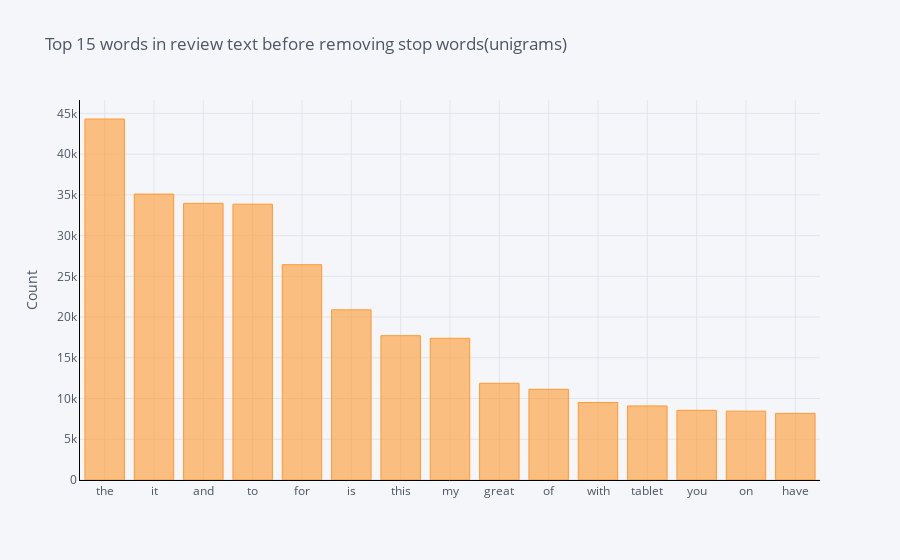

Write notebook code for a chart like this one.
### Code cell
def top_n_words(corpus, n=None):
    vec = CountVectorizer().fit(corpus)
    bag_of_words = vec.transform(corpus)
    sum_words = bag_of_words.sum(axis=0) 
    words_freq = [(word, sum_words[0, idx]) for word, idx in vec.vocabulary_.items()]
    words_freq =sorted(words_freq, key = lambda x: x[1], reverse=True)
    return words_freq[:n]
common_words = top_n_words(df['reviews.text'], 15)
# for word, freq in common_words:
#     print(word, freq)
df1 = pd.DataFrame(common_words, columns = ['reviews.text' ,'count'])
df1.groupby('reviews.text').sum()['count'].sort_values(ascending=False).iplot(kind='bar',
    yTitle='Count', linecolor='black', title='Top 15 words in review text before removing stop words(unigrams)')

### Figure 1 — Plotly figure (JSON) as saved in the notebook; plotly's stock layout.template omitted (floating-point values rounded to 4 significant figures)
{"data": [{"marker": {"color": "rgba(255, 153, 51, 0.6)", "line": {"color": "rgba(255, 153, 51, 1.0)", "width": 1}}, "name": "count", "orientation": "v", "text": "", "type": "bar", "x": ["the", "it", "and", "to", "for", "is", "this", "my", "great", "of", "with", "tablet", "you", "on", "have"], "y": [44316, 35098, 33956, 33863, 26431, 20888, 17718, 17399, 11873, 11129, 9517, 9089, 8555, 8453, 8178]}], "layout": {"legend": {"bgcolor": "#F5F6F9", "font": {"color": "#4D5663"}}, "paper_bgcolor": "#F5F6F9", "plot_bgcolor": "#F5F6F9", "title": {"font": {"color": "#4D5663"}, "text": "Top 15 words in review text before removing stop words(unigrams)"}, "xaxis": {"gridcolor": "#E1E5ED", "linecolor": "black", "showgrid": true, "tickfont": {"color": "#4D5663"}, "title": {"font": {"color": "#4D5663"}, "text": ""}, "zerolinecolor": "#E1E5ED"}, "yaxis": {"gridcolor": "#E1E5ED", "linecolor": "black", "showgrid": true, "tickfont": {"color": "#4D5663"}, "title": {"font": {"color": "#4D5663"}, "text": "Count"}, "zerolinecolor": "#E1E5ED"}}}
